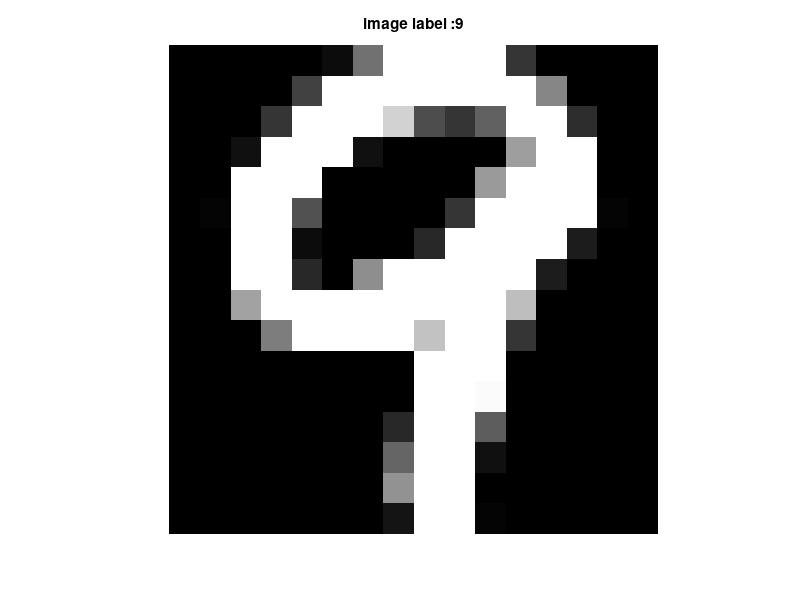
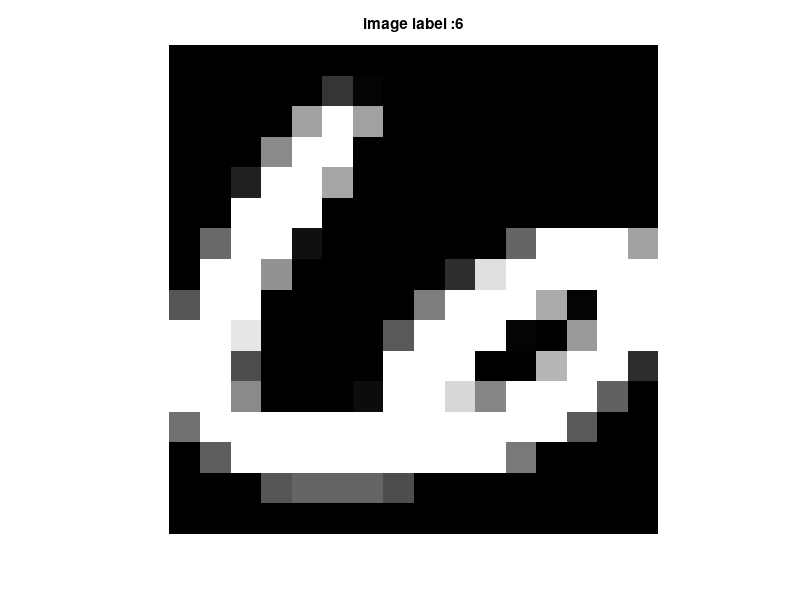
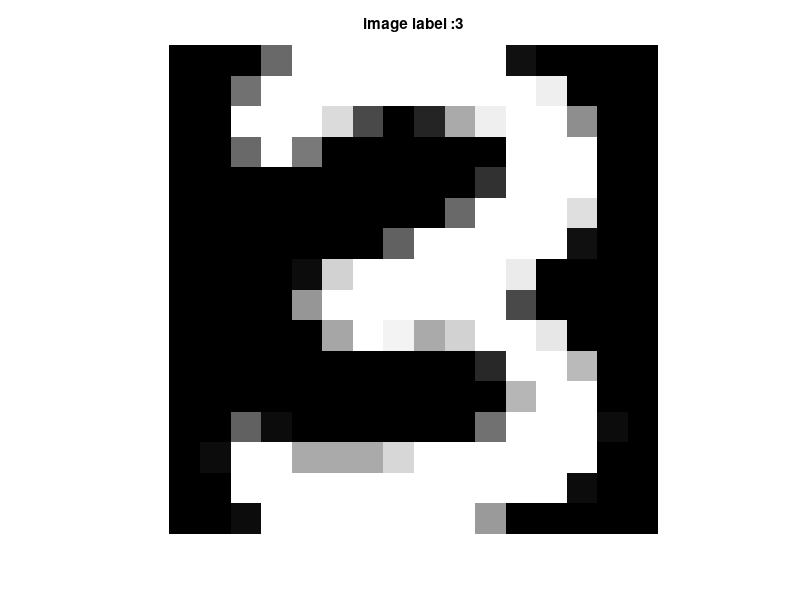
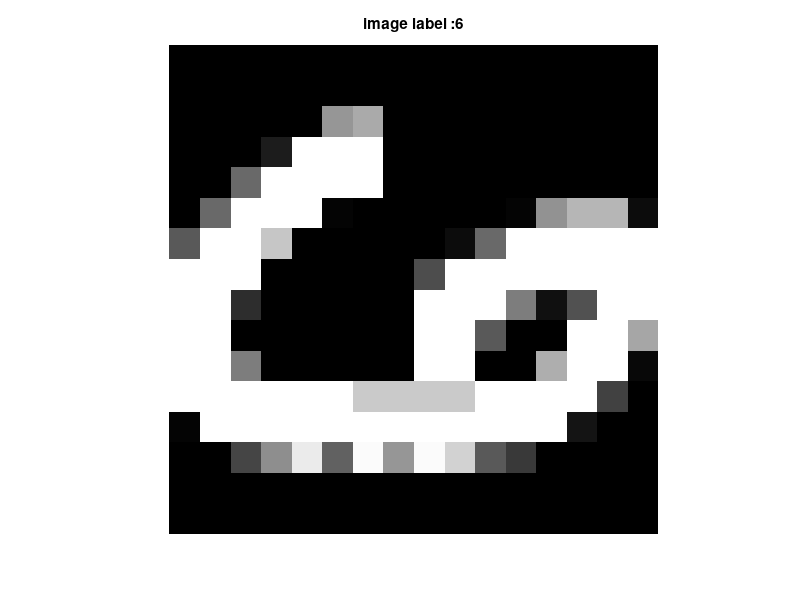

These figures' MATLAB source, in order: (Note: this script raises an error after producing the figures.)
clear all;
close all;


DataOption=1;

if DataOption==1
  usps=load('usps.mat'); 
  % Reorganize to be consistent with the face database.
  images=usps.x; % each row is an 16 by 16 image
  for i=1:size(images,1)
    ima=reshape(images(i,:),16,16)';
    images(i,:)=ima(:);
  end

  %
  
  AllImages=images; % each row is an 16 by 16 image stacked in a 1x256 line vector
  labels=usps.y;
  DimD=16;
  SelectedDigit=1;

  %% Selecting only a subset of the images
  imagesIndex=find(labels==SelectedDigit); 
  imagesOneDigit=AllImages(imagesIndex,:);  

  % displaying some images 
  for i=1:5
    image=reshape(AllImages(i,:),DimD,DimD); %reshape the image to display it
    figure;
    imshow(image)
    title(strcat('image label :',num2str(labels(i))));
  end

  % Alternatively display a list of images as a single image
  DisplayListImage(AllImages(1:5,:),DimD,DimD,1,5);

end

if DataOption==2

  %% Loading and displaying a face
   yalefaces=load('Subset1YaleFaces.mat');
   images=yalefaces.X; %each row is a 50x50 image
   labels=yalefaces.Y;
   DimD=50;
   image=reshape(images(1,:),DimD,DimD);
   figure;
   imshow(image/255) % displaying and normalizing because imshow assumes values are between 0 and 1
   title('example of a face');

  %% Load the same faces
  data= load('SameFace.mat');
  SameFaceImages=data.images;

end

%Notice : the images are stacked in row in the above datasets

%%%%% Process Digit once the functions have been defined
Process=1;

if Process==1 
  Mdim=10;
  %% PCA decomposition
  % imagesOneDigit = AllImages;
  [Lambda,U,meanX]=MyPCA(imagesOneDigit);[Lambda,U,meanX]=MyPCA(imagesOneDigit);

  %% Plot eigenvalues, including normalized cumulative
  plot_eigenvalues(Lambda);

  %% Projection matrix comprising only the Mdim first eigenvectors
  P=U(:,1:Mdim);
%   P(:,1) = U(:,2);
%   P(:,2) = U(:,1);

  % Recover the coordinates of each vector in the lower manifold of dimension Mdim.
  Y=PCAProjection(imagesOneDigit,meanX,P);

  % Reconstruct input images 
  ReconstructedImages=PCAReconstruction(Y,meanX,P);

  % Display 10 first images and their reconstruction below it
  Ntodisplay=10;
  todisplay=imagesOneDigit(1:Ntodisplay,:)
  todisplay=[todisplay;ReconstructedImages(1:Ntodisplay,:)]
  DisplayListImage(todisplay,DimD,DimD,2,Ntodisplay);
  

  
end

%% Probabilistic PCA code

showPPCA = 1;

if showPPCA == 1
  Mdim=150;
  % Extract Projection vectors + eigenvalues
  [Muppca,Wppca,Sigma2ppca]=MyPPCA(imagesOneDigit,Mdim);

  % Generative process - synthesize Nsynt images
  Nsynt=12;
  DigitSamples=PpcaGenerateSample(Muppca,Wppca,Sigma2ppca,Nsynt);
  
  % Visualize them as a row of images
  DisplayListImage(DigitSamples,DimD,DimD,1,Nsynt);

  % Apply Ppca even under missing values
  % size of square used for corruption
  NbData=min(800,size(imagesOneDigit,1));
  sizeSquareCor=6;


  PPCAWithMissingValues=0;

  if PPCAWithMissingValues==1

    % Corrupt input images
    corrupteddigits=CorruptImages(imagesOneDigit(1:NbData,:),DimD,DimD,sizeSquareCor);
 
    % solve for PPCA, including reconstructed values
    [imagerecons,ProjectionVect,ProjectedCoord,MeanX]=PpcaMissingValues(corrupteddigits,Mdim);

    % visualize on top of each other original data, corrupted data, reconstructed data
    Nsynt=12;
    IndexVisualize=1:12;
    % first original data
    DataToVisualize=imagesOneDigit(IndexVisualize,:);
    DataToVisualize=[DataToVisualize;corrupteddigits(IndexVisualize,:)];
    DataToVisualize=[DataToVisualize;imagerecons(IndexVisualize,:)];

    DisplayListImage(DataToVisualize,DimD,DimD,3,Nsynt);

  end

end


